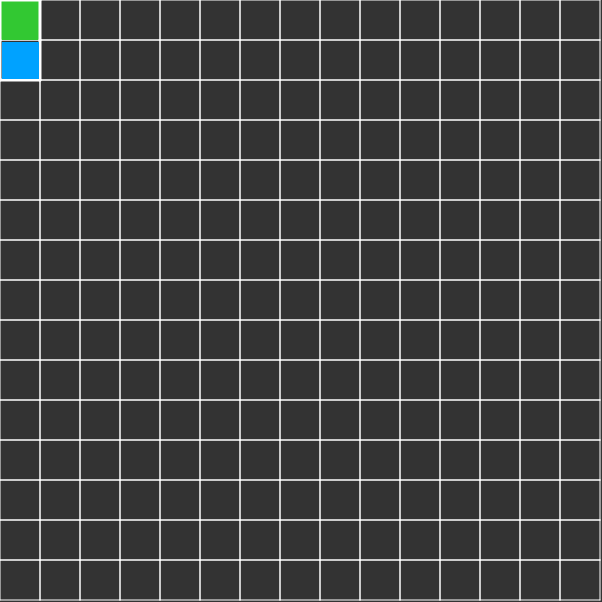
Frame 1 (no input)
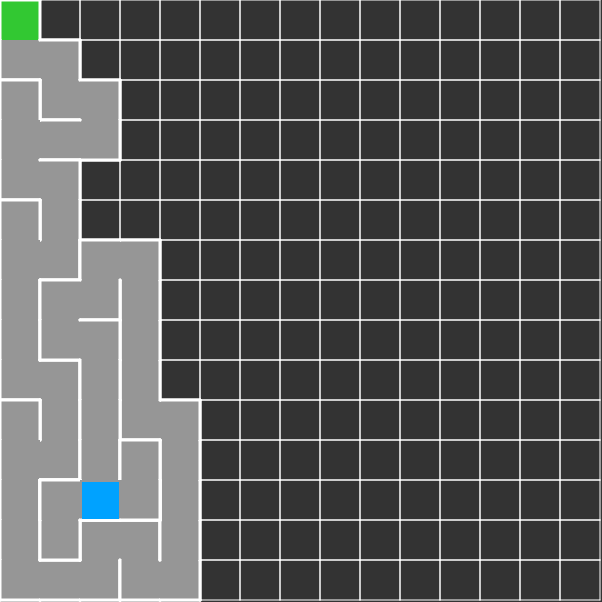
Frame 60 (no input)
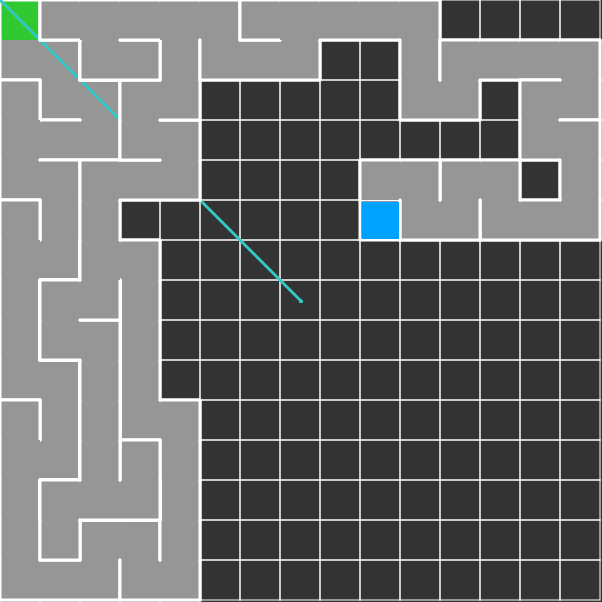
Frame 120 (the mouse pressed at the canvas centre since frame 60)

The p5.js sketch that drew these frames (run headless with seeded random() and noise() and a simulated clock; from frame 60 on, the mouse is pressed at the canvas centre):

// p5.js sketch
// ── sketch.js
var w = 40;
var cols = 0;
var rows = 0;

var grid = [];

var current = [0, 0];

var stack = [];
var stackc = 0;

var canvasHeight = 600+2;
var canvasWidth = 600+2;

var slider;
var button;

function preload(){
      slider = createSlider(0,50,20);
      slider.position(100,canvasHeight+20);
      button = createButton("Reset");
      button.position(25,canvasHeight+20);
      button.mousePressed(setup);
}

function setup() {
    createCanvas(canvasWidth, canvasHeight);
    background(51);

    current = [0, 0];

    cols = floor(canvasWidth / w);
    rows = floor(canvasHeight / w);



    for (var x = 0; x < cols; ++x) {
        grid[x] = new Array(rows); // add 2d array
        for (var y = 0; y < rows; ++y) {
            var cell = new Cell(x, y);
            grid[x][y] = cell;
        }
    }


    for (var x = 0; x < cols; ++x) {
        for (var y = 0; y < rows; ++y) {
            grid[x][y].show();
        }
    }

    //setInterval(update, 1000/500); //set framerate to 500

    //noLoop();
}

function draw(){
  frameRate(slider.value());

  // drawing with the mouse:
  stroke(50, 200, 200);
  noFill();
  strokeWeight(3);
  if(mouseIsPressed){             //draw line with the mouse cursor
    line(pmouseX, pmouseY, mouseX, mouseY);
  }


  var currentCell = grid[current[0]][current[1]];

  currentCell.visited = 1; //mark current cell as visited

  var next = [];

  if (currentCell.x > 0 && !grid[currentCell.x - 1][currentCell.y].visited) {
      next.push(grid[currentCell.x - 1][currentCell.y]);
  }
  if (currentCell.y > 0 && !grid[currentCell.x][currentCell.y - 1].visited) {
      next.push(grid[currentCell.x][currentCell.y - 1]);
  }
  if (currentCell.x < cols - 1 && !grid[currentCell.x + 1][currentCell.y].visited) {
      next.push(grid[currentCell.x + 1][currentCell.y]);
  }
  if (currentCell.y < rows - 1 && !grid[currentCell.x][currentCell.y + 1].visited) {
      next.push(grid[currentCell.x][currentCell.y + 1]);
  }

  if (next.length) //if there are cells available
  {
      stack.push(currentCell); //push to stack
      ++stackc;

      var nextIndex = random(next.length);
      if (nextIndex == next.length)
          nextIndex -= 1;

      var nextCell = next[floor(nextIndex)];


      if (nextCell.x > current[0] && nextCell.y == current[1]) {
          nextCell.wall[3] = 0;
          currentCell.wall[1] = 0;
      } else if (nextCell.x < current[0] && nextCell.y == current[1]) {
          nextCell.wall[1] = 0;
          currentCell.wall[3] = 0;
      } else if (nextCell.x == current[0] && nextCell.y > current[1]) {
          nextCell.wall[0] = 0;
          currentCell.wall[2] = 0;
      } else if (nextCell.x == current[0] && nextCell.y < current[1]) {
          nextCell.wall[2] = 0;
          currentCell.wall[0] = 0;
      }

      current[0] = nextCell.x;
      current[1] = nextCell.y;

      window.console.log(nextCell.x);
      window.console.log(nextCell.y);



  } else { //no unvisited cells reachable
      if (stack.length) {
          window.console.log(stack[stackc - 1]);
          current[0] = stack[stackc - 1].x;
          current[1] = stack[stackc - 1].y;
          stack.splice(stackc - 1, 1);
          --stackc;
      } else {
          //setup();  // restart after finishing
          return;
      }
  }

  //update wall:
  currentCell.show();
  grid[current[0]][current[1]].show();


  noStroke();
  fill(0, 162, 255);
  if(current[0] || current[1])
    rect(current[0] * w +2, current[1] * w +2, w -3, w -3); // making sure the blue(current) position is smaller so the 3px stroke is not overwritten
}

function Cell(x, y) {
    this.x = x;
    this.y = y;


    this.wall = [1, 1, 1, 1];


    this.visited = 0;




    this.show = function () {
        var x = this.x * w;
        var y = this.y * w;
        if (this.visited) {
          if(!this.x && !this.y)
            fill(50,200,50);
          else if(this.x == cols-1 && this.y == rows-1)
            fill(200,50,50);
          else
            fill(150);
        } else {
            noFill();
        }


        noStroke();
        rect(x, y, w, w);

        stroke(255);
        if (this.wall[0]) //h line
        {
            line(x, y, x + w, y);
        }
        if (this.wall[1]) //h line
        {
            line(x + w, y, x + w, y + w);
        }
        if (this.wall[2]) //h line
        {
            line(x, y + w, x + w, y + w);
        }
        if (this.wall[3]) //h line
        {
            line(x, y, x, y + w);
        }
    }

}
